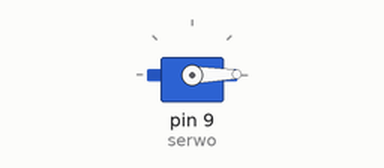
Bench run of a sketch on a simulated Arduino Uno, built with avr-gcc and run on an emulated ATmega328P. On the bench: servo.

Above: at 1.05 s.
At 5.25 s:
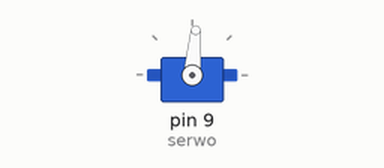
At 9.45 s:
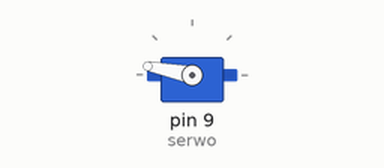
At 17.95 s:
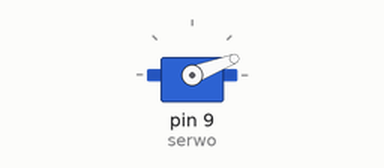
Timing chart, 0 to 24.4 s (numbered marks = the images above):
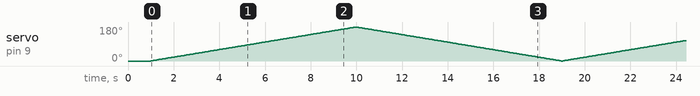

The sketch:

10c_Servo_lewo_prawo.ino
```cpp
#include <Servo.h>


// GND (czarny, ciemnobrązowy) - GND
// +5V Zasilanie (czerwony) - +5V
// Sygnał sterujący (żółty/pomarańczowy) - 9

Servo serwo;  //Tworzymy instancję o nazwie serwo
int pozycja = 0; //Aktualna pozycja serwa 0-180
int zmiana = 1; //Co ile ma się zmieniać pozycja serwa?

void setup() {
  serwo.attach(9);  //Serwomechanizm podłączony do pin 9
  serwo.write(pozycja); //Ustawienie wychylenia na 0 stopni
  delay(1000);
}
void loop() {
  if (pozycja > 179) {
    zmiana = -1;
  }
  if (pozycja < 1) {
    zmiana = 1;
  }
  pozycja = pozycja + zmiana;
  serwo.write(pozycja);
  delay(50);
}
```
